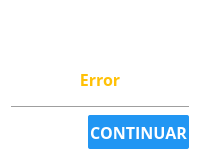
<?xml version="1.0" encoding="UTF-8"?>
<ui version="4.0">
 <class>errorPopUp</class>
 <widget class="QDialog" name="errorPopUp">
  <property name="geometry">
   <rect>
    <x>0</x>
    <y>0</y>
    <width>200</width>
    <height>160</height>
   </rect>
  </property>
  <property name="windowTitle">
   <string>Error</string>
  </property>
  <property name="windowIcon">
   <iconset resource="../resources/gui.qrc">
    <normaloff>:/logo/logo</normaloff>:/logo/logo</iconset>
  </property>
  <property name="styleSheet">
   <string notr="true">/*#########################################################
##                        QDialog                                                                                                                     ##
##########################################################*/

#errorPopUp {
	background: white;
    min-width: 200px;
}

/***********************************
* Botones
***********************************/

/*Estilo por defecto del  boton para continuar/aceptar*/
#dpbutton0{
    color: #FFFFFF;
    border: 1px outline #BDBDBD;
    border-radius: 2px;
    background: #2196F3;
    min-height: 30px;
    min-width: 80px;
    padding: 2px;
}

/*Estilo al pasar por encima y presionar el boton para continuar/aceptar*/
#dpbutton0:hover, #dpbutton0:pressed{
   background: #1976D2;
}

/***********************************
* Labels
***********************************/

/*Configuración del titulo del dialog*/
#dtitle0 {
   color: #FFC107;  
   font-family: Open Sans;
   font-size: 12pt;
   font-style: bold;
   font-weight: 600;
   text-transform: capitalize;
   qproperty-alignment: 'AlignVCenter | AlignHCenter';
}</string>
  </property>
  <layout class="QGridLayout" name="gridLayout_3">
   <item row="0" column="0">
    <layout class="QVBoxLayout" name="verticalLayout">
     <item>
      <layout class="QGridLayout" name="gridLayout_2">
       <item row="0" column="1">
        <widget class="QLabel" name="label">
         <property name="text">
          <string/>
         </property>
         <property name="pixmap">
          <pixmap resource="../resources/gui.qrc">:/popUp/warningmark</pixmap>
         </property>
         <property name="scaledContents">
          <bool>true</bool>
         </property>
        </widget>
       </item>
       <item row="0" column="0">
        <spacer name="horizontalSpacer_3">
         <property name="orientation">
          <enum>Qt::Horizontal</enum>
         </property>
         <property name="sizeHint" stdset="0">
          <size>
           <width>40</width>
           <height>20</height>
          </size>
         </property>
        </spacer>
       </item>
       <item row="0" column="2">
        <spacer name="horizontalSpacer_4">
         <property name="orientation">
          <enum>Qt::Horizontal</enum>
         </property>
         <property name="sizeHint" stdset="0">
          <size>
           <width>40</width>
           <height>20</height>
          </size>
         </property>
        </spacer>
       </item>
      </layout>
     </item>
     <item>
      <widget class="QLabel" name="dtitle0">
       <property name="font">
        <font>
         <family>Open Sans</family>
         <pointsize>12</pointsize>
         <weight>75</weight>
         <bold>true</bold>
        </font>
       </property>
       <property name="styleSheet">
        <string notr="true"/>
       </property>
       <property name="text">
        <string>&lt;html&gt;&lt;head/&gt;&lt;body&gt;&lt;p&gt;Error&lt;/p&gt;&lt;/body&gt;&lt;/html&gt;</string>
       </property>
       <property name="alignment">
        <set>Qt::AlignCenter</set>
       </property>
      </widget>
     </item>
     <item>
      <widget class="Line" name="line">
       <property name="orientation">
        <enum>Qt::Horizontal</enum>
       </property>
      </widget>
     </item>
     <item>
      <layout class="QGridLayout" name="gridLayout">
       <item row="0" column="1">
        <widget class="QPushButton" name="dpbutton0">
         <property name="font">
          <font>
           <family>Open Sans</family>
           <pointsize>12</pointsize>
           <weight>75</weight>
           <bold>true</bold>
          </font>
         </property>
         <property name="focusPolicy">
          <enum>Qt::NoFocus</enum>
         </property>
         <property name="text">
          <string>CONTINUAR</string>
         </property>
        </widget>
       </item>
       <item row="0" column="0">
        <spacer name="horizontalSpacer">
         <property name="orientation">
          <enum>Qt::Horizontal</enum>
         </property>
         <property name="sizeHint" stdset="0">
          <size>
           <width>40</width>
           <height>20</height>
          </size>
         </property>
        </spacer>
       </item>
      </layout>
     </item>
    </layout>
   </item>
  </layout>
 </widget>
 <resources>
  <include location="../resources/gui.qrc"/>
 </resources>
 <connections/>
</ui>
